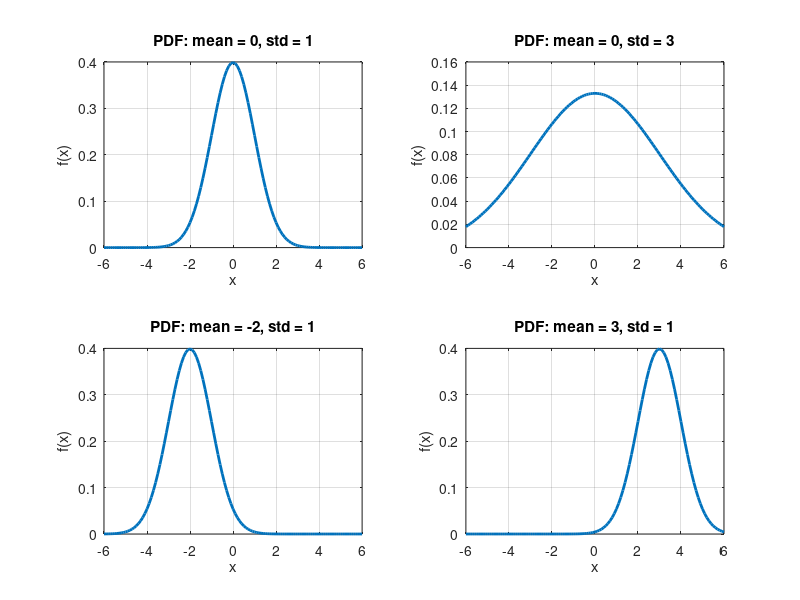

Here is the MATLAB script that generated this plot:
clc;                               % Clear the Command Window (removes old text output)
clear all;                         % Clear all variables from the workspace (start fresh)
close all;                         % Close all open figure windows

pkg load statistics;               % Load the Statistics package (required for normpdf & normcdf functions in Octave)

x = (-6:0.1:6);                    % Create a vector 'x' from -6 to 6 with steps of 0.1
                                   % This will act as the X-axis for plotting the Gaussian curves


% -------------------- CASE 1: Mean constant, Standard Deviation changes --------------------

mean = 0;                          % Keep mean constant at 0 (center of distribution)
std1 = 1;                          % First standard deviation (narrow curve)
std2 = 3;                          % Second standard deviation (wider curve)

pdf1 = normpdf(x, mean, std1);     % Compute Normal PDF for mean=0, std=1
pdf2 = normpdf(x, mean, std2);     % Compute Normal PDF for mean=0, std=3

#{
cdf1 = normcdf(x, mean, std1);     % (Optional) Compute CDF for mean=0, std=1 (commented out)
cdf2 = normcdf(x, mean, std2);     % (Optional) Compute CDF for mean=0, std=3 (commented out)
#}


subplot(2, 2, 1);                  % Divide figure window into 2x2 grid, select 1st position (top-left)
plot(x, pdf1, 'Linewidth', 2);     % Plot PDF with thicker line
title('PDF: mean = 0, std = 1');   % Title for the plot
xlabel('x');                       % Label for X-axis
ylabel('f(x)');                    % Label for Y-axis
grid on;                           % Turn on grid lines for better visibility


subplot(2, 2, 2);                  % Select 2nd position (top-right)
plot(x, pdf2, 'Linewidth', 2);     % Plot PDF for std=3
title('PDF: mean = 0, std = 3');   % Title for this plot
xlabel('x');                       % Label for X-axis
ylabel('f(x)');                    % Label for Y-axis
grid on;                           % Enable grid lines


% -------------------- CASE 2: Standard Deviation constant, Mean changes --------------------

std = 1;                           % Keep standard deviation constant at 1
mean1 = -2;                        % First mean (curve shifted left)
mean2 = 3;                         % Second mean (curve shifted right)

pdf3 = normpdf(x, mean1, std);     % Compute PDF for mean=-2, std=1
pdf4 = normpdf(x, mean2, std);     % Compute PDF for mean=3, std=1


subplot(2, 2, 3);                  % Select 3rd position (bottom-left)
plot(x, pdf3, 'Linewidth', 2);     % Plot PDF for mean=-2
title('PDF: mean = -2, std = 1');  % Title for this plot
xlabel('x');                       % Label for X-axis
ylabel('f(x)');                    % Label for Y-axis
grid on;                           % Enable grid


subplot(2, 2, 4);                  % Select 4th position (bottom-right)
plot(x, pdf4, 'Linewidth', 2);     % Plot PDF for mean=3
title('PDF: mean = 3, std = 1');   % Title for this plot
xlabel('x');                       % Label for X-axis
ylabel('f(x)');                    % Label for Y-axis
grid on;                           % Enable grid lines
% Donee all FInally